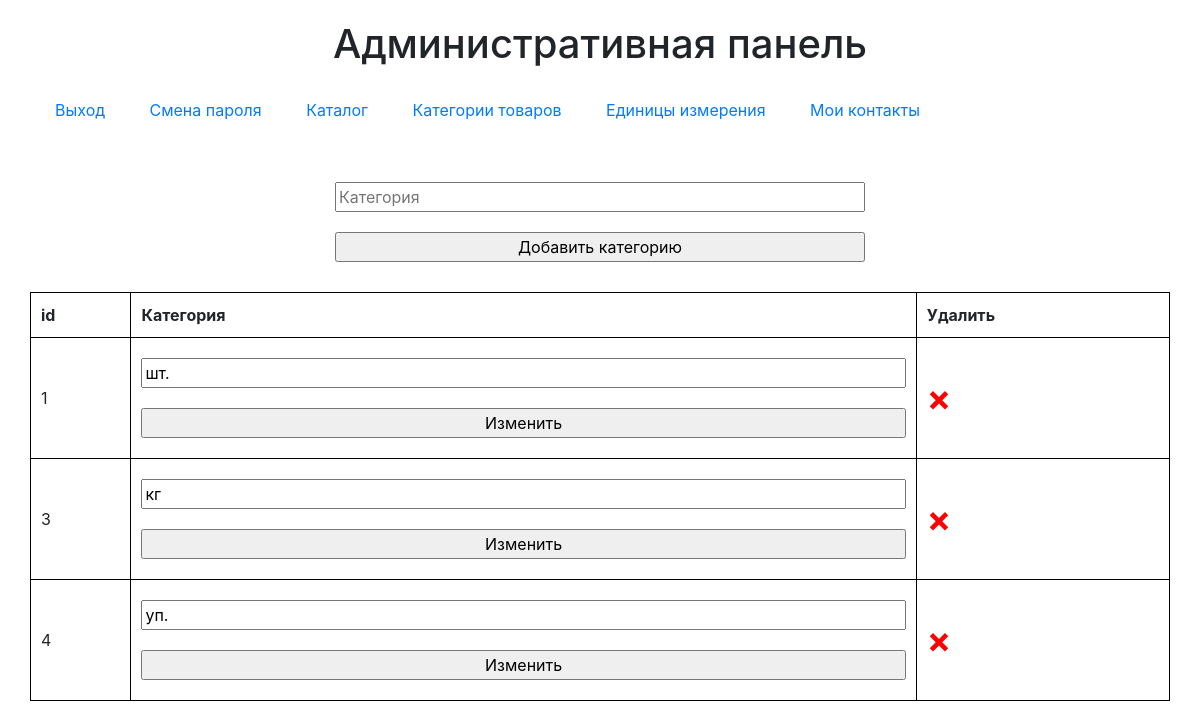
The app's page /admin/units.php (signed in) with its own data.
### tables this page shows
CREATE TABLE IF NOT EXISTS `units` (
  `id_units` int(100) NOT NULL,
  `units` varchar(100) NOT NULL
);

### admin/functions.php (called while the page is built, shortened)
<?php
function getAllUnits($connection)
{
  $query = 'SELECT * FROM units';
  $result = mysqli_query($connection, $query);
  while ($row = mysqli_fetch_assoc($result)) {
    $allUnits[] = [
      'id_units' => $row['id_units'],
      'units' => $row['units'],
    ];
  }
  return $allUnits;
}

### admin/units.php (the view, shortened to what this page needs)
<?php
require_once 'connection.php';
require_once 'functions.php';
  $allUnits = getallUnits($connection);
?>
<?php include_once('header.php') ?>
<div class="form col-md-6 col-12">
  <form class="flex columns">
    <input type="text" name="units" id="title" placeholder="Категория" required>
    <input name="create" type="submit" value="Добавить категорию">
  </form>
</div>
<table class="col-12">
  <tr>
    <th>id</th>
    <th>Категория</th>
    <th>Удалить</th>
  </tr>
  <?php
  if ($allUnits) :
    foreach ($allUnits as $key => $item) : ?>
      <tr>
        <td> <?= $item['id_units'] ?> </td>
        <td>
          <form>
            <input type="text" name="units" value="<?= $item['units'] ?>">
            <input type="submit" name="update" value="Изменить">
          </form>
        <td> <a class="delete-link" href="<?= 'units.php?delete=true&id_units=' . $item['id_units'] . '&units=' . $item['units'] ?>">&times;</a></td>
      </tr>
  <?php endforeach;
  else : echo '<h3 class="col-12">добавьте товары</h3>';
  endif; ?>
</table>
<?php include_once('footer.php') ?>

### admin/style.css (style rules this page uses)
.form { padding: 20px; margin: 0 auto; }
form { display: flex; flex-direction: column; }
input, textarea, select { margin: 10px 0; }
table { border-collapse: collapse; width: 100%; }
td, th { border: 1px solid black; padding: 10px; }
.delete-link { display: inline-block; font-size: 36px; font-weight: bold; color: red; }

### records on screen
units: id_units "1", units "шт."
units: id_units "3", units "кг"
units: id_units "4", units "уп."
